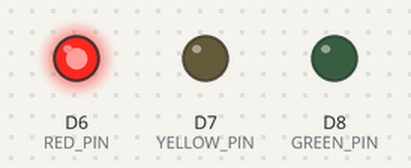
The sketch below on a simulated ESP8266 (NodeMCU). Parts: output pins drawn as LEDs (lit = HIGH). WiFi joins after 1.5 s; servers stay silent unless stated; the local clock reads 2024-03-15 10:24:30 at power-on unless the sketch sets it; what the sketch prints to the serial monitor is not drawn.

Above: at 2.5 s.
At 5.0 s:
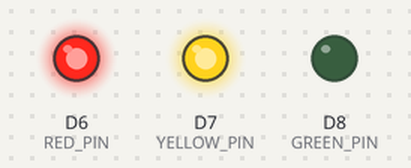
At 7.5 s:
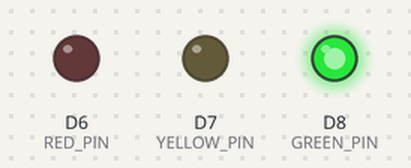
At 9.0 s:
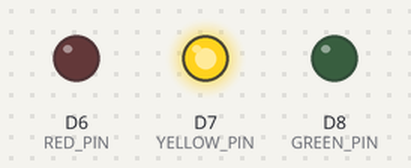
Timing chart, 0 to 14.6 s (numbered marks = the images above):
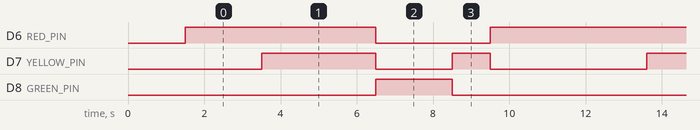

Measured:
- by itself, D6 (RED_PIN): repeats every 10.1 s: LOW 3.0 s, HIGH 7.1 s
- by itself, D7 (YELLOW_PIN): repeats every 10.1 s: LOW 2.0 s, HIGH 1.0 s, LOW 4.1 s, HIGH 3.0 s
- by itself, D8 (GREEN_PIN): alternates HIGH for 2.0 s and LOW for 8.1 s

The sketch:

traffic_light_system.ino
```cpp
#include <Wire.h>
#include "RTClib.h"
#include <ESP8266WiFi.h>  // WiFi library for ESP8266

#define RED_PIN    D6  // GPIO12
#define GREEN_PIN  D8  // GPIO15
#define YELLOW_PIN D7  // GPIO13

RTC_DS3231 rtc;

// WiFi credentials
const char* ssid = "Galaxy A06";
const char* password = "12345678";

void setup() {
  Serial.begin(9600);

  pinMode(RED_PIN, OUTPUT);
  pinMode(GREEN_PIN, OUTPUT);
  pinMode(YELLOW_PIN, OUTPUT);

  // Connect to WiFi
  Serial.println("Connecting to WiFi...");
  WiFi.begin(ssid, password);
  while (WiFi.status() != WL_CONNECTED) {
    delay(500);
    Serial.print(".");
  }
  Serial.println("\nConnected to WiFi!");
  Serial.print("IP address: ");
  Serial.println(WiFi.localIP());

  Wire.begin(); // Initialize I2C for RTC
  if (!rtc.begin()) {
    Serial.println("Couldn't find RTC");
    while (1);
  }
}

void loop() {
  DateTime now = rtc.now();

  int hour = now.hour();
  int minute = now.minute();

  Serial.print("Time: ");
  Serial.print(hour);
  Serial.print(":");
  Serial.println(minute);

  if (hour >= 6 && hour <= 15) {
    if (minute >= 0 && minute < 59) {
      // Turn on RED
      digitalWrite(RED_PIN, HIGH);
      digitalWrite(GREEN_PIN, LOW);
      digitalWrite(YELLOW_PIN, LOW);
      delay(2000);

      // Turn on YELLOW
      digitalWrite(RED_PIN, HIGH);
      digitalWrite(GREEN_PIN, LOW);
      digitalWrite(YELLOW_PIN, HIGH);
      delay(3000);

      // Turn on GREEN
      digitalWrite(RED_PIN, LOW);
      digitalWrite(GREEN_PIN, HIGH);
      digitalWrite(YELLOW_PIN, LOW);
      delay(2000);

      // Turn on YELLOW
      digitalWrite(RED_PIN, LOW);
      digitalWrite(GREEN_PIN, LOW);
      digitalWrite(YELLOW_PIN, HIGH);
      delay(1000);

      // Turn on RED
      digitalWrite(RED_PIN, HIGH);
      digitalWrite(GREEN_PIN, LOW);
      digitalWrite(YELLOW_PIN, LOW);
      delay(2000);
    } else {
      lightColor("OFF");
    }
  } else {
    lightColor("OFF");
  }

  delay(100);
}

void lightColor(String color) {
  if (color == "RED") {
    digitalWrite(RED_PIN, HIGH);
    digitalWrite(GREEN_PIN, LOW);
    digitalWrite(YELLOW_PIN, LOW);
  } else if (color == "GREEN") {
    digitalWrite(RED_PIN, LOW);
    digitalWrite(GREEN_PIN, HIGH);
    digitalWrite(YELLOW_PIN, LOW);
  } else if (color == "YELLOW") {
    digitalWrite(RED_PIN, LOW);
    digitalWrite(GREEN_PIN, LOW);
    digitalWrite(YELLOW_PIN, HIGH);
  } else {
    digitalWrite(RED_PIN, LOW);
    digitalWrite(GREEN_PIN, LOW);
    digitalWrite(YELLOW_PIN, LOW);
  }
}
```
